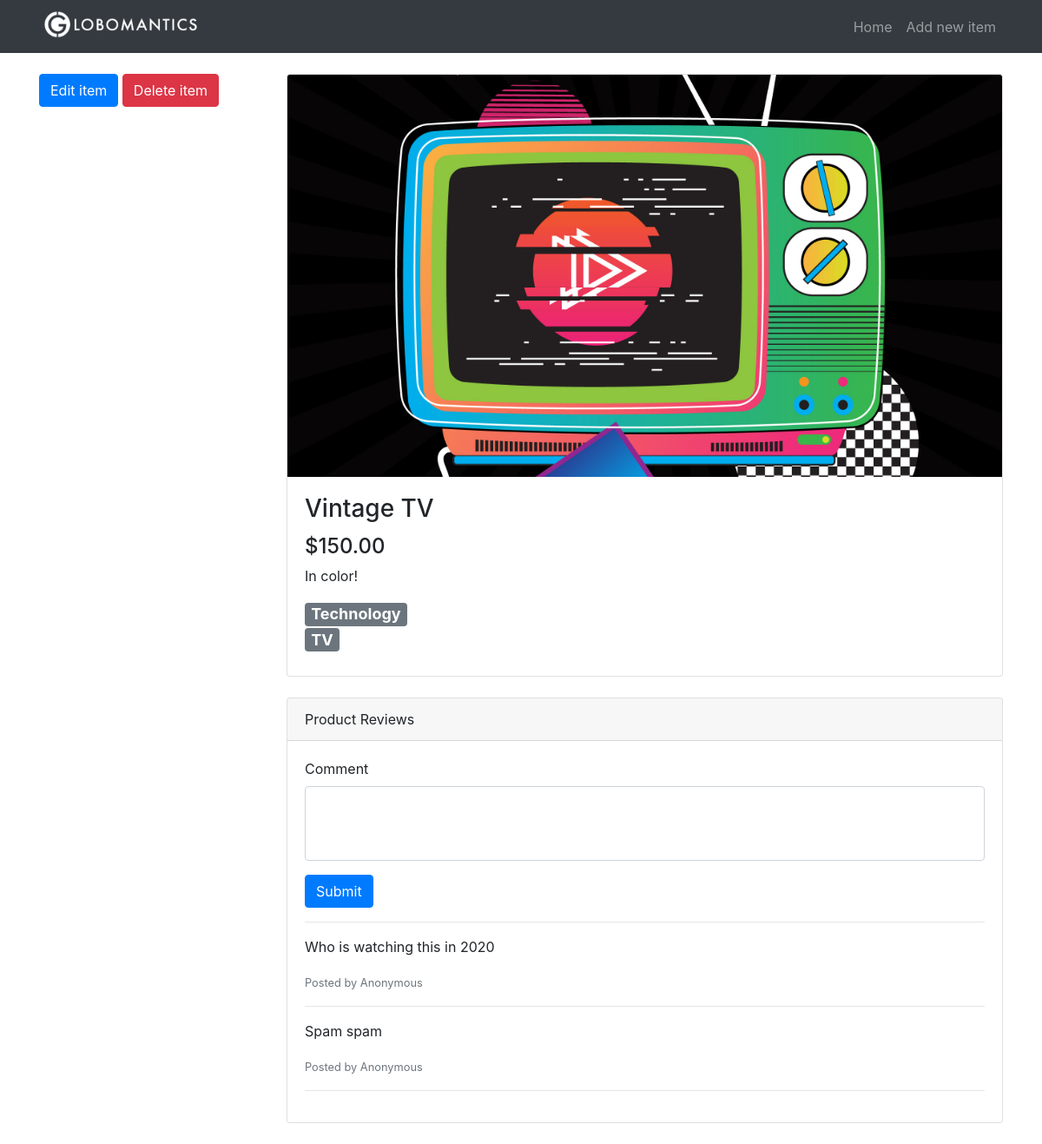
Screenshot of /item/3 with the database file from the repository.
### tables this page shows
CREATE TABLE items(
                    id              INTEGER PRIMARY KEY AUTOINCREMENT,
                    title           TEXT,
                    description     TEXT,
                    price           REAL,
                    image           TEXT,
                    category_id     INTEGER,
                    subcategory_id  INTEGER,
                    FOREIGN KEY(category_id) REFERENCES categories(id),
                    FOREIGN KEY(subcategory_id) REFERENCES subcategories(id)
);

CREATE TABLE categories(
                    id              INTEGER PRIMARY KEY AUTOINCREMENT,
                    name            TEXT
);

CREATE TABLE subcategories(
                    id              INTEGER PRIMARY KEY AUTOINCREMENT,
                    name            TEXT,
                    category_id     INTEGER,
                    FOREIGN KEY(category_id) REFERENCES categories(id)
);

CREATE TABLE comments(
                    id              INTEGER PRIMARY KEY AUTOINCREMENT,
                    content         TEXT,
                    item_id         INTEGER,
                    FOREIGN KEY(item_id) REFERENCES items(id)
);

### app.py (the view)
@app.route("/item/<int:item_id>")
def item(item_id):
    c = get_db().cursor()
    item_from_db = c.execute("""SELECT
                        i.id, i.title, i.description, i.price, i.image, c.name, s.name
                        FROM
                        items as i
                        INNER JOIN categories AS c ON i.category_id = c.id
                        INNER JOIN subcategories AS s on i.subcategory_id = s.id
                        WHERE i.id = ?""",
                             (item_id,)
                             )
    row = c.fetchone()
    try:
        item = {
            "id": row[0],
            "title": row[1],
            "description": row[2],
            "price": row[3],
            "image": row[4],
            "category": row[5],
            "subcategory": row[6]
        }
    except:
        item = dict()
    if item:
        comments_from_db = c.execute("""SELECT content FROM comments
                    WHERE item_id = ? ORDER BY id DESC""",
                                     (item_id,)
                                     )
        comments = []
        for row in comments_from_db:
            comment = {
                "content": row[0]
            }
            comments.append(comment)
        commentForm = NewCommentForm()
        commentForm.item_id.data = item_id
        deleteItemForm = DeleteItemForm()
        return render_template("item.html", item=item, commentForm=commentForm,
                               deleteItemForm=deleteItemForm, comments=comments)
    return redirect(url_for('home'))

### app.py
class NewCommentForm(FlaskForm):
    content = TextAreaField("Comment",
                            validators=[InputRequired("Input is required"), DataRequired("Data is required")])
    item_id = HiddenField(validators=[DataRequired()])
    submit = SubmitField("Submit")

class DeleteItemForm(FlaskForm):
    submit = SubmitField("Delete item")

### app.py (called while the page is built)
def get_db():
    db = getattr(g, '_database', None)
    if db is None:
        db = g._database = sqlite3.connect('db/globomantics.db')
    return db

@app.teardown_appcontext
def close_connection(exception):
    db = getattr(g, "_database", None)
    if db is not None:
        db.close()

### templates/item.html (shortened to what this page needs)
{% extends 'base.html' %}
{% block content %}
<div class="row">
    <div class="col-lg-3 my-4">
        <a href="{{ url_for('edit_item', item_id=item.id) }}" class="btn btn-primary">Edit item</a>
        <form class="delete-form" method="post" action="{{ url_for('delete_item', item_id=item.id) }}">
            {{ deleteItemForm.submit(class="btn btn-danger",
                                    onclick="return confirm('Are you sure you want to delete this item?');") }}
        </form>
    </div>
    <div class="col-lg-9">
        <div class="card mt-4">
            <div class="embed-responsive embed-responsive-16by9">
                <img class="card-img-top embed-responsive-item"
                     src="{% if item.image %}{{url_for('uploads', filename=item.image) }}{% else %}{{ url_for('static', filename='images/placeholder.png') }}{% endif %}">
            </div>
            <div class="card-body">
                <h3 class="card-title">{{ item.title }}</h3>
                <h4>{{ "$%.2f" | format(item.price) }}</h4>
                <p class="card-text">{{ item.description | safe }}</p>
                <h4>
                    <div class="badge badge-secondary">{{ item.category }}</div> <br>
                    <div class="badge badge-secondary">{{ item.subcategory }}</div>
                </h4>
            </div>
        </div>
        <div class="card card-outline-secondary my-4">
            <div class="card-header">
                Product Reviews
            </div>
            <div class="card-body">
                <form class="comment-form" action="{{ url_for('new_comment') }}" method="post">
                    <div class="form-group">
                        {{ commentForm.content.label }}
                        {{ commentForm.content(class="form-control", rows="3") }}
                    </div>
                    {{ commentForm.submit(class="btn btn-primary") }}
                </form>
                <hr class="form-border">
                {% if comments %}
                    {% for comment in comments %}
                        <p>{{ comment.content }}</p>
                        <small class="text-muted">Posted by Anonymous</small>
                        <hr>
                    {% endfor %}
                {% else %}
                    <p class="placeholder-comment">Be the first to comment on this item!</p>
                {% endif %}
            </div>
        </div>
    </div>
</div>
{% endblock %}

### static/css/style.css (style rules this page uses)
.card-img-top { object-fit: cover; }
textarea { resize: none; }
.delete-form { display: inline; }
#content:invalid { box-shadow: none; }

### rows the page displays
items: image (picture), title "Vintage TV", price "$150.00", description "In color!"
categories: category "Technology"
subcategories: subcategory "TV"
comments: content "Who is watching this in 2020"
comments: content "Spam spam"

### other values shown
{{ commentForm.content.label }} "Comment"
